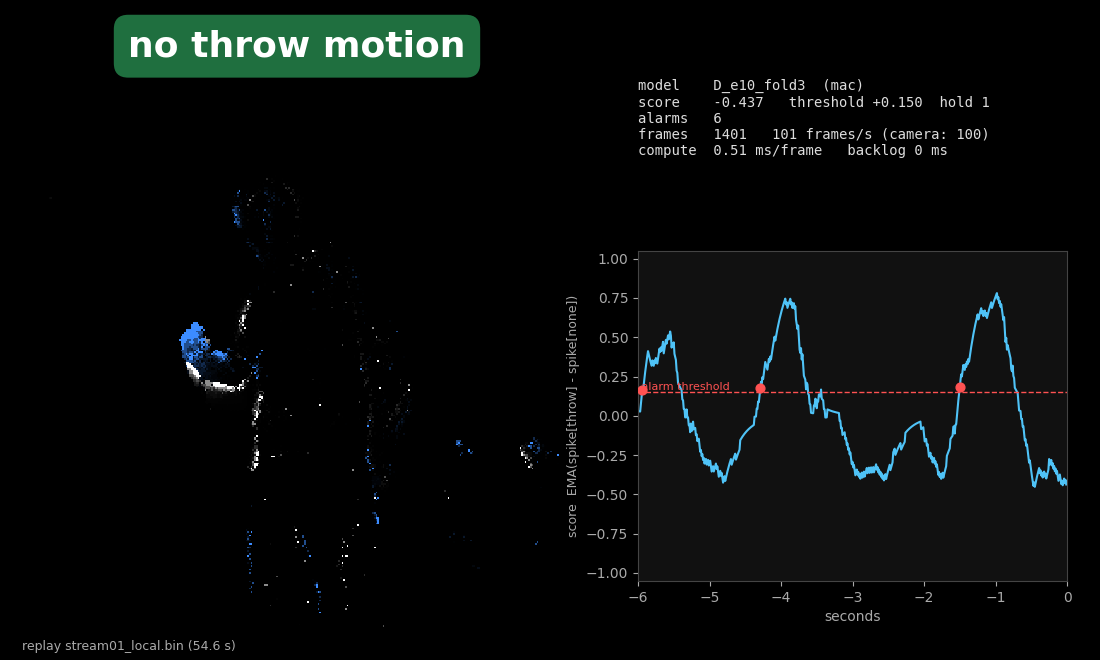
#> input picture throwdet/live_view_replay.png, 1100 x 660 px
$ python -i causal_ball_tracker.py   (imports and definitions only)
#> lines starting #> are read from the running program, lines starting #| are printed output that depends on the picture; after the words box and inside, x2 and y2 are one past the last pixel; in counts of white or black regions, pixels touching at a corner belong together
#!/usr/bin/env python3
"""Causal classical ball-release detector on binary 80x80 event frames (10 ms, 4x4 blocks).

Processes frames strictly in order: step(frame) only uses the current and past frames and
returns True on the frame where it fires. Per frame (every gate can be switched off for ablations):

 1. activity     armed: the 5-frame mean activity reached wind-up level (>= ARM cells) within the
                 last ARM_WIN frames; ego-motion: a frame with > EGO active cells (the whole image
                 moves) blocks triggers for EGO_HOLD frames.
 2. denoise      optional hysteresis (Zhu et al. 2023): seed = cells active now and within +-1 cell
                 in the previous frame; keep active cells within +-GROW cells of a seed (HYST=1).
 3. blobs        8-connected components of SMIN..SMAX cells. A blob is "free" if no cell of the
                 largest component (body/arm, if larger than SMAX) lies within BODY_GAP cells of
                 its bounding box and no other component of >= ISO_MIN cells within ISO cells.
 4. linking      each blob extends the best chain of a blob in the previous frame (or GAP frames
                 earlier) whose top row lies DY_MIN..DY_MAX cells per frame lower and whose centre
                 is within +-DX_MAX columns per frame (speed gate); unlinked blobs start a chain,
                 chains not extended for GAP + 1 frames end (pruning).
 5. trigger      the last FREE_LAST blobs are free, the current blob is compact (<= MAX_H rows)
                 with at most ABOVE active cells above it within +-4 columns (the ball flies above
                 everything), and some window of the last WIN..MAX_WIN chain frames passes: rise of
                 the top row >= MIN_RISE cells, least-squares rise velocity VMIN..VMAX cells/frame,
                 rms residual of that constant-velocity fit <= MAX_RES, |column velocity| <= MAX_VX,
                 mean newness (share of blob cells inactive 2 frames earlier, cf. Falanga et al.
                 2020) >= MIN_NEW.

usage:  tr = CausalBallTracker(); for f in frames: fired = tr.step(f)
        first_trigger(frames) -> (frame index or -1, chain)
        python3 causal_tracker.py clip.bin [...]
"""
from dataclasses import dataclass, field

import numpy as np
from scipy import ndimage as ndi

EIGHT = np.ones((3, 3), bool)

DEFAULTS = dict(
    SMIN=3, SMAX=45,          # blob size (cells)
    BODY_GAP=3,               # free from the body: largest component not within this many cells (0 = off)
    ISO=3, ISO_MIN=3,         # free from clutter: no other component >= ISO_MIN cells within ISO cells (0 = off)
    FREE_LAST=2,              # the last FREE_LAST blobs of the chain must be free (0 = off)
    DY_MIN=0, DY_MAX=5,       # rise of the blob top between linked frames (cells)
    DX_MAX=3,                 # column change between linked frames (cells)
    GAP=0,                    # a chain may skip this many frames without a blob (ranges scale with the gap)
    MAXLEN=12,                # chain memory (frames)
    WIN=5,                    # shortest tested window = minimum chain length (frames, 4 links)
    MAX_WIN=12,               # longest tested window (frames); every window WIN..MAX_WIN is tested
    MIN_RISE=6,               # rise of the top row over the window (cells)
    VMIN=0.8, VMAX=3.5,       # least-squares rise velocity (cells/frame)
    MAX_RES=0.6,              # rms residual of the constant-velocity fit (cells, 0 = off)
    MAX_VX=1.0,               # |column velocity| (cells/frame)
    MIN_NEW=0.4,              # mean newness over the window (0 = off)
    MAX_H=8,                  # compact: height of the current blob <= MAX_H rows (0 = off)
    ABOVE=0,                  # max active cells above the current blob within +-4 columns (-1 = off)
    ARM=35, ARM_WIN=100,      # armed: 5-frame mean activity >= ARM within the last ARM_WIN frames (0 = off)
    EGO=600, EGO_HOLD=10,     # ego-motion gate (0 = off)
    HYST=0, GROW=2,           # hysteresis denoising (1 = on)
)


@dataclass
class Blob:
    top: int
    h: int
    x: float
    size: int
    new: float
    free: bool
    above: int
    chain: list = field(default_factory=list)   # [(t, top, x, size, new, free)], oldest first


class CausalBallTracker:
    def __init__(self, **params):
        unknown = set(params) - set(DEFAULTS)
        if unknown:
            raise ValueError(f"unknown parameters {unknown}")
        self.p = {**DEFAULTS, **params}
        self.reset()

    def reset(self):
        self.t = -1
        self.prev = []            # last two raw frames (newness, hysteresis)
        self.hist = []            # blobs of the previous GAP + 1 frames, with their chains
        self.act = []             # recent activity (cells per frame)
        self.ego_until = -1
        self.last_chain = None    # chain that fired

    # ---- per-frame pieces -----------------------------------------------------------------------
    # [8 lines left out: function _armed, not called in this run]

    def _denoise(self, f):
        p = self.p
        if not p["HYST"] or not self.prev:
            return f
        seed = f & ndi.binary_dilation(self.prev[-1], structure=EIGHT)
        if not seed.any():
            return np.zeros_like(f)
        return f & ndi.binary_dilation(seed, structure=EIGHT, iterations=p["GROW"])

    def _blobs(self, f):
        p = self.p
        lab, n = ndi.label(f, structure=EIGHT)
        if n == 0:
            return []
        sizes = np.bincount(lab.ravel())
        sizes[0] = 0
        big = int(np.argmax(sizes))
        body_gap = p["BODY_GAP"] if sizes[big] > p["SMAX"] else 0
        old = self.prev[-2] if len(self.prev) >= 2 else None
        H, W = f.shape
        out = []
        for k, sl in enumerate(ndi.find_objects(lab), start=1):
            if not p["SMIN"] <= sizes[k] <= p["SMAX"]:
                continue
            (y0, y1), (x0, x1) = (sl[0].start, sl[0].stop), (sl[1].start, sl[1].stop)

            def near(r):
                return lab[max(y0 - r, 0):min(y1 + r, H), max(x0 - r, 0):min(x1 + r, W)]
            free = True
            if body_gap:
                free = not (near(body_gap) == big).any()
            if free and p["ISO"]:
                others = np.unique(near(p["ISO"]))
                free = not any(sizes[j] >= p["ISO_MIN"] for j in others if j not in (0, k))
            ys, xs = np.nonzero(lab[sl] == k)
            ys, xs = ys + y0, xs + x0
            new = float((~old[ys, xs]).mean()) if old is not None else 1.0
            above = int(f[:y0, max(int(xs.mean()) - 4, 0):int(xs.mean()) + 5].sum()) if p["ABOVE"] >= 0 else 0
            out.append(Blob(y0, y1 - y0, float(xs.mean()), int(sizes[k]), new, free, above))
        return out

    def _link(self, b):
        p = self.p
        best, best_key = None, None
        for gap, blobs in enumerate(reversed(self.hist)):       # gap 0 = previous frame
            k = gap + 1
            for q in blobs:
                dy, dx = q.top - b.top, b.x - q.x
                if not (p["DY_MIN"] * k <= dy <= p["DY_MAX"] * k and abs(dx) <= p["DX_MAX"] * k):
                    continue
                c = q.chain
                v = (c[-2][1] - c[-1][1]) / (c[-1][0] - c[-2][0]) if len(c) >= 2 else dy / k
                key = (min(len(c), p["WIN"]), -gap, -abs(dy / k - v))
                if best_key is None or key > best_key:
                    best, best_key = q, key
        obs = (self.t, b.top, b.x, b.size, b.new, b.free)
        b.chain = (best.chain[-(p["MAXLEN"] - 1):] if best else []) + [obs]

    # [30 lines left out: functions _window_ok, _fires, not called in this run]

    # ---- public ---------------------------------------------------------------------------------
    def step(self, frame):
        """Feed one binary 80x80 frame; True if the detector fires on this frame."""
        p = self.p
        self.t += 1
        f = np.asarray(frame, bool)
        a = int(f.sum())
        self.act = (self.act + [a])[-(p["ARM_WIN"] + 4):]
        if p["EGO"] and a > p["EGO"]:
            self.ego_until = self.t + p["EGO_HOLD"]
        blobs = self._blobs(self._denoise(f))
        for b in blobs:
            self._link(b)
        self.hist = (self.hist + [blobs])[-(p["GAP"] + 1):]
        self.prev = (self.prev + [f])[-2:]
        if self.t <= self.ego_until or not self._armed():
            return False
        for b in blobs:
            if self._fires(b):
                self.last_chain = b.chain
                return True
        return False


# [7 lines left out: function first_trigger, not called in this run]


# [8 lines not run here, left out]

>>> import cv2
>>> picture = cv2.imread('../throwdet/live_view_replay.png', cv2.IMREAD_GRAYSCALE)
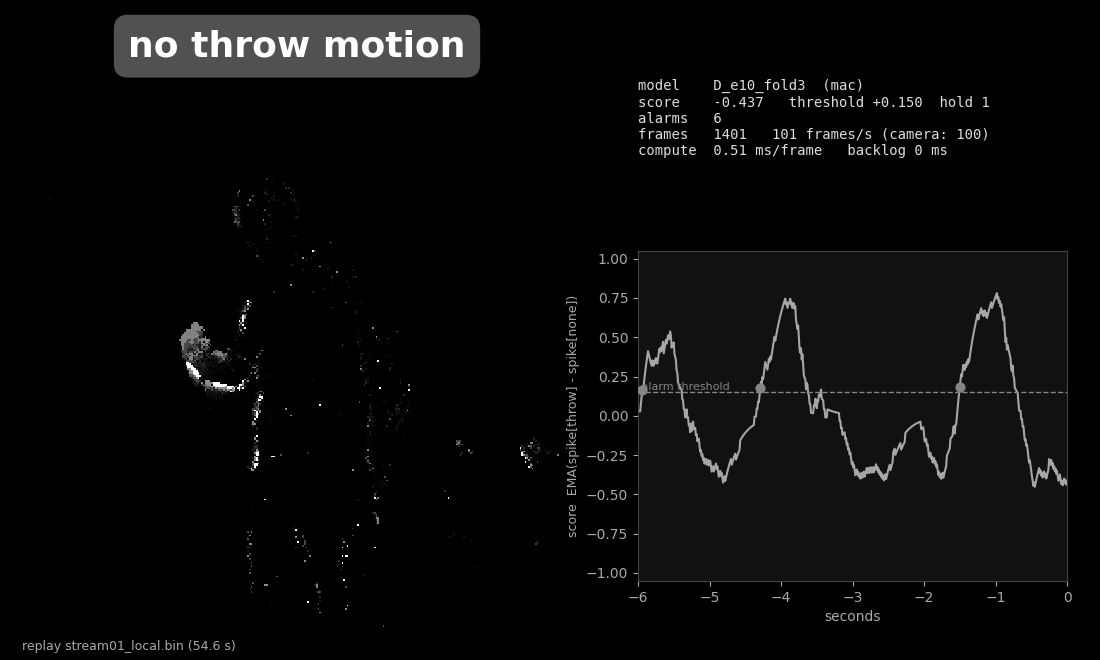
#> picture: shape (660, 1100); min 0, max 255, mean 9.6
>>> result = CausalBallTracker().step(picture)
#> in step, `f = np.asarray(frame, bool)`:
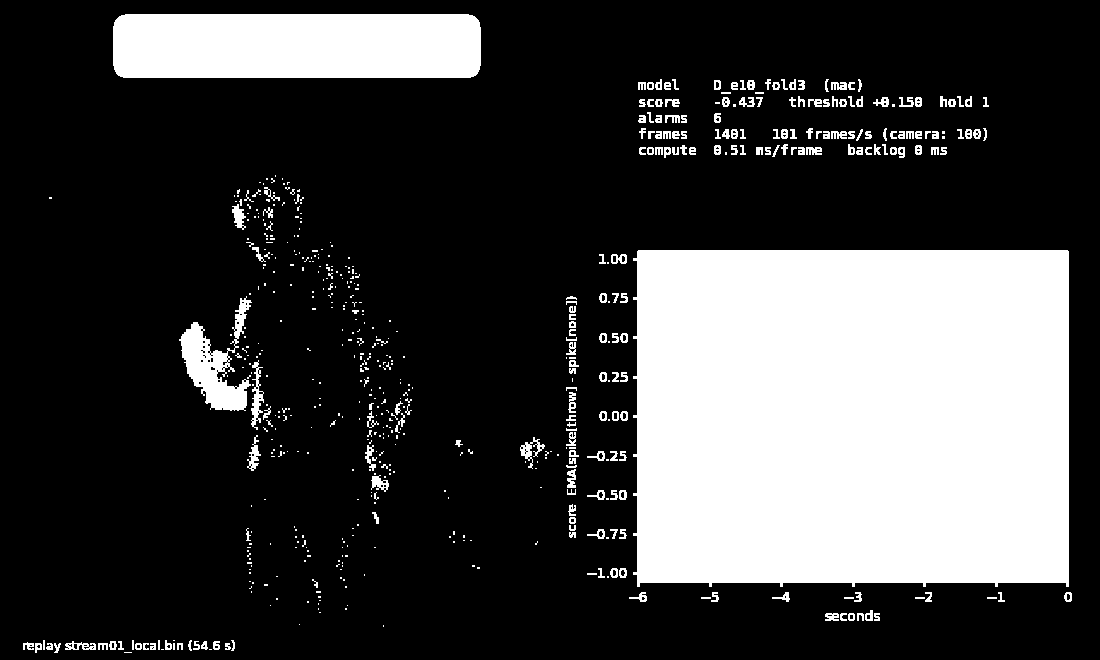
#> f: shape (660, 1100) bool; 25.3% white; 606 white regions (381 under 20 px), largest, box (x1, y1, x2, y2) and area: (633, 250, 1069, 587) 144046, (113, 14, 481, 78) 23379, (179, 296, 252, 411) 3307
#> in step, `a = int(f.sum())`: a = 183711
#> in step, `self.act = (self.act + [a])[-(p["ARM_WIN"] + 4):]`: self.act = [183711]
#> in _blobs, `p = self.p`: p = 27 items
#> in _blobs, `lab, n = ndi.label(f, structure=EIGHT)`:
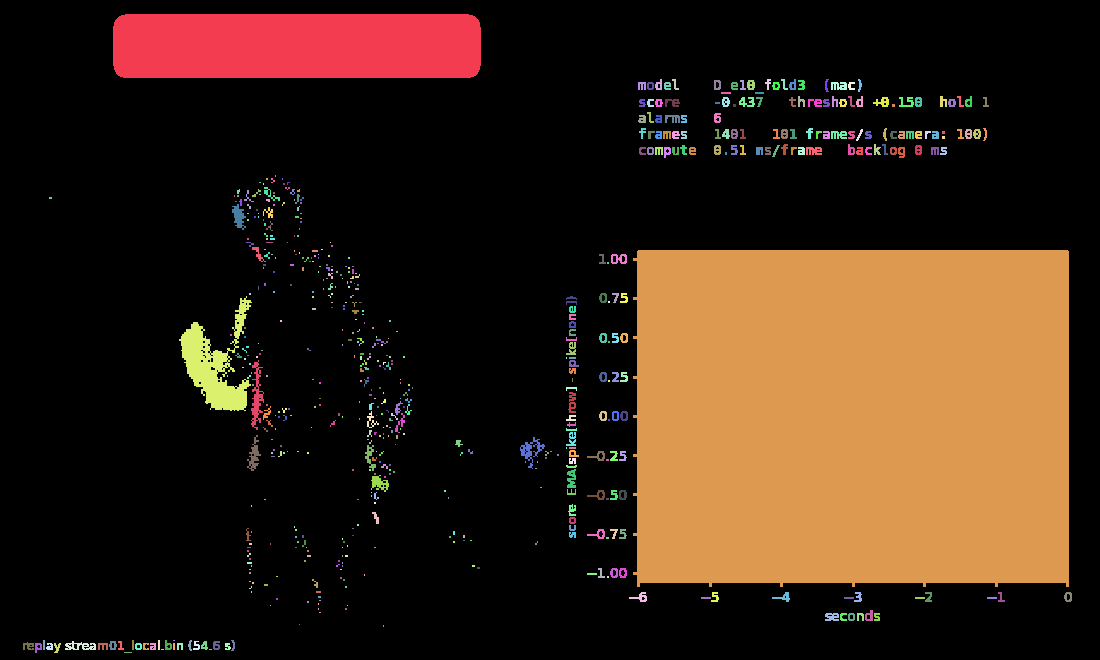
#> lab: shape (660, 1100) int32; 607 distinct labels, from 0 to 606; one colour per label, 0 black
#> in _blobs, `lab, n = ndi.label(f, structure=EIGHT)`: n = 606
#> in _blobs, `sizes = np.bincount(lab.ravel())`: sizes = 607 values, max 542289 at index 0, min 1 at index 150, mean 1196
#> in _blobs, `big = int(np.argmax(sizes))`: big = 179
#> in _blobs, `body_gap = p["BODY_GAP"] if sizes[big] > p["SMAX"] else 0`: body_gap = 3
#> the loop in _blobs, `for k, sl in enumerate(ndi.find_objects(lab), start=1):` made 606 passes
#> (y0, y1, x0, x1, free, others, ys, xs) on passes 45 to 47: (102, 104, 715, 720, False, [0, 29, 45], [102, 102, 102, 102, 102, 103, 103, 103, 103, 103], [715, 716, 717, 718, 719, 715, 716, 717, 718, 719]), (104, 107, 733, 736, True, [0, 46], [104, 104, 104, 105, 105, 105, 106, 106, 106], [733, 734, 735, 733, 734, 735, 733, 734, 735]), (104, 107, 892, 895, True, [0, 47], [104, 104, 104, 105, 105, 105, 106, 106, 106], [892, 893, 894, 892, 893, 894, 892, 893, 894])
#> (y0, y1, x0, x1, free, others, above) on passes 3, 4, 5, 7, 8, 10: (79, 90, 672, 679, False, [0, 3, 15], 0), (79, 90, 765, 771, False, [0, 4, 17, 21], 0), (79, 90, 781, 788, False, [0, 5, 6, 17], 0), (79, 92, 825, 829, False, [0, 7, 18], 0), (79, 92, 858, 862, True, [0, 8], 0), (80, 90, 740, 746, False, [0, 10, 11, 16], 0)
#> after the loop in _blobs, `for k, sl in enumerate(ndi.find_objects(lab), start=1):`: others = [0, 581, 589, 606]; out = 367 items
#> the loop in step, `for b in blobs:` made 367 passes
